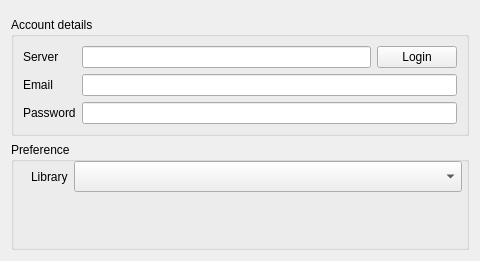
<?xml version="1.0" encoding="UTF-8"?>
<ui version="4.0">
 <class>SeafileSettingsPage</class>
 <widget class="QWidget" name="SeafileSettingsPage">
  <property name="geometry">
   <rect>
    <x>0</x>
    <y>0</y>
    <width>480</width>
    <height>261</height>
   </rect>
  </property>
  <property name="windowTitle">
   <string>Seafile</string>
  </property>
  <property name="toolTip">
   <string/>
  </property>
  <layout class="QVBoxLayout" name="verticalLayout_2">
   <item>
    <widget class="LoginStateWidget" name="login_state" native="true"/>
   </item>
   <item>
    <widget class="QGroupBox" name="account_group">
     <property name="title">
      <string>Account details</string>
     </property>
     <layout class="QVBoxLayout" name="verticalLayout_3">
      <item>
       <widget class="QWidget" name="login_container" native="true">
        <property name="enabled">
         <bool>true</bool>
        </property>
        <layout class="QGridLayout" name="gridLayout">
         <property name="leftMargin">
          <number>0</number>
         </property>
         <property name="topMargin">
          <number>0</number>
         </property>
         <property name="rightMargin">
          <number>0</number>
         </property>
         <property name="bottomMargin">
          <number>0</number>
         </property>
         <item row="2" column="0">
          <widget class="QLabel" name="password_label">
           <property name="text">
            <string>Password</string>
           </property>
          </widget>
         </item>
         <item row="2" column="1" colspan="2">
          <widget class="QLineEdit" name="password">
           <property name="echoMode">
            <enum>QLineEdit::Password</enum>
           </property>
           <property name="placeholderText">
            <string/>
           </property>
          </widget>
         </item>
         <item row="1" column="0">
          <widget class="QLabel" name="mail_label">
           <property name="text">
            <string>Email</string>
           </property>
          </widget>
         </item>
         <item row="0" column="2">
          <widget class="QPushButton" name="login_button">
           <property name="text">
            <string>Login</string>
           </property>
          </widget>
         </item>
         <item row="0" column="0">
          <widget class="QLabel" name="server_label">
           <property name="text">
            <string>Server</string>
           </property>
          </widget>
         </item>
         <item row="1" column="1" colspan="2">
          <widget class="QLineEdit" name="mail">
           <property name="placeholderText">
            <string/>
           </property>
          </widget>
         </item>
         <item row="0" column="1">
          <widget class="QLineEdit" name="server">
           <property name="placeholderText">
            <string/>
           </property>
          </widget>
         </item>
        </layout>
       </widget>
      </item>
     </layout>
    </widget>
   </item>
   <item>
    <widget class="QGroupBox" name="preference_group">
     <property name="sizePolicy">
      <sizepolicy hsizetype="Preferred" vsizetype="Expanding">
       <horstretch>0</horstretch>
       <verstretch>0</verstretch>
      </sizepolicy>
     </property>
     <property name="title">
      <string>Preference</string>
     </property>
     <widget class="QWidget" name="gridLayoutWidget">
      <property name="geometry">
       <rect>
        <x>20</x>
        <y>19</y>
        <width>431</width>
        <height>31</height>
       </rect>
      </property>
      <layout class="QGridLayout" name="preference_container">
       <property name="sizeConstraint">
        <enum>QLayout::SetDefaultConstraint</enum>
       </property>
       <item row="0" column="1">
        <widget class="QComboBox" name="library_box">
         <property name="sizePolicy">
          <sizepolicy hsizetype="Preferred" vsizetype="Preferred">
           <horstretch>0</horstretch>
           <verstretch>0</verstretch>
          </sizepolicy>
         </property>
        </widget>
       </item>
       <item row="0" column="0">
        <widget class="QLabel" name="library_label">
         <property name="sizePolicy">
          <sizepolicy hsizetype="Maximum" vsizetype="Preferred">
           <horstretch>0</horstretch>
           <verstretch>0</verstretch>
          </sizepolicy>
         </property>
         <property name="text">
          <string>Library</string>
         </property>
        </widget>
       </item>
      </layout>
     </widget>
    </widget>
   </item>
  </layout>
 </widget>
 <customwidgets>
  <customwidget>
   <class>LoginStateWidget</class>
   <extends>QWidget</extends>
   <header>widgets/loginstatewidget.h</header>
   <container>1</container>
  </customwidget>
 </customwidgets>
 <tabstops>
  <tabstop>server</tabstop>
  <tabstop>mail</tabstop>
  <tabstop>password</tabstop>
  <tabstop>login_button</tabstop>
  <tabstop>library_box</tabstop>
 </tabstops>
 <resources/>
 <connections/>
</ui>
